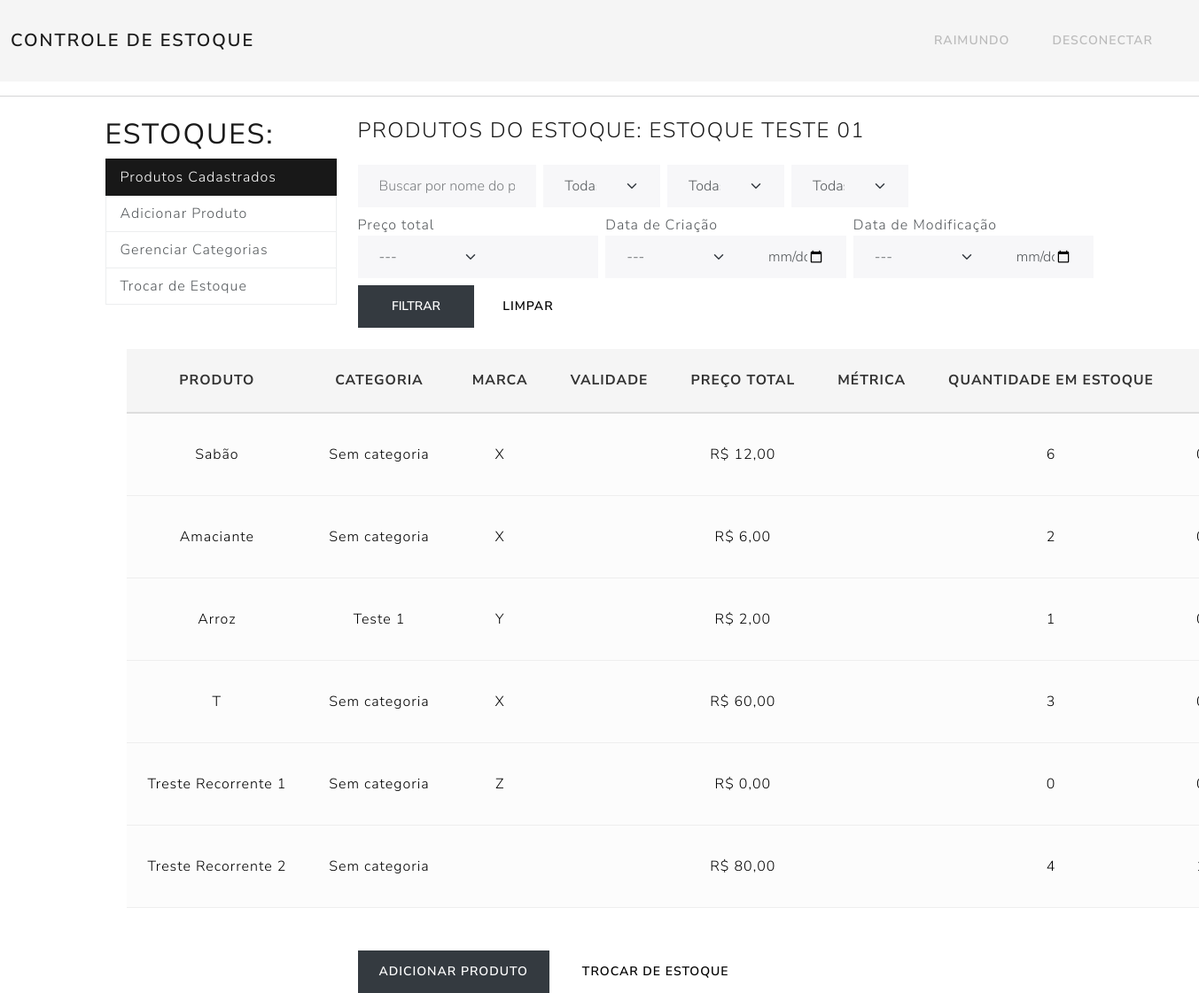
Page /estoque/2/dashboard/ (signed in) on the committed database.
### App/models.py (models this page shows, shortened)
class Estoque(models.Model):
    nome = models.CharField(max_length=100)
    usuarios = models.ManyToManyField(User, related_name='estoques')

class Produto(models.Model):
    nome = models.CharField(max_length=100)
    categoria = models.ForeignKey(Categoria, on_delete=models.SET_NULL, null=True, blank=True)
    marca = models.CharField(max_length=100, blank=True)
    dataValidade = models.DateField(null=True, blank=True)
    preco = models.DecimalField(max_digits=8, decimal_places=2)
    metrica = models.ForeignKey(Metrica, on_delete=models.PROTECT, related_name='produtos')
    estoque = models.ForeignKey(Estoque, on_delete=models.CASCADE, related_name='produtos')
    unidades = models.PositiveIntegerField(default=0)
    dataCadastro = models.DateTimeField(auto_now_add=True)
    dataModificacao = models.DateTimeField(auto_now=True)

class Categoria(models.Model):
    nome = models.CharField(max_length=100)
    estoque = models.ForeignKey(Estoque, on_delete=models.CASCADE, related_name='categorias')

### App/views.py (the view, shortened to what this page needs)
# urls.py: path('estoque/<int:estoque_id>/dashboard/', views.estoque_dashboard, name='estoque_dashboard'),
@login_required
def estoque_dashboard(request, estoque_id):
    estoque = get_object_or_404(Estoque, id=estoque_id, usuarios=request.user)
    produtos = estoque.produtos.select_related('categoria').all()
    compras_recorrentes = CompraRecorrente.objects.filter(produto__estoque=estoque)
    avisos_recorrentes = []
    aba = request.GET.get('aba')  # <- CAPTURA ABA
    if not aba:
        aba = 'produtos'
    categorias = estoque.categorias.all()
    categoria_form = None
    metricas = Metrica.objects.all().order_by('-fixa', 'nome')
    form_produto = ProdutoForm(estoque=estoque)
    q = request.GET.get('q', '').strip()
    categoria_id = request.GET.get('categoria', '')
    marca = request.GET.get('marca', '').strip()
    metrica_id = request.GET.get('metrica', '').strip()
    created_op = request.GET.get('created_op')
    created_val = request.GET.get('created_val')
    updated_op = request.GET.get('updated_op')
    updated_val = request.GET.get('updated_val')
    preco_total_op = request.GET.get('preco_total_op')
    preco_total_val = request.GET.get('preco_total_val')
    marcas = produtos.exclude(marca='').values_list('marca', flat=True).distinct().order_by('marca')
    if q:
        produtos = produtos.filter(nome__icontains=q)
    if categoria_id:
        produtos = produtos.filter(categoria__id=categoria_id)
    if marca:
        produtos = produtos.filter(marca=marca)
    if metrica_id:
        produtos = produtos.filter(metrica__id=metrica_id)
    produtos_info = []
    for produto in produtos:
        entradas = Movimentacao.objects.filter(produto=produto, tipo=Movimentacao.ENTRADA).aggregate(total=models.Sum('quantidade'))['total'] or 0
        saidas = Movimentacao.objects.filter(produto=produto, tipo=Movimentacao.SAIDA).aggregate(total=models.Sum('quantidade'))['total'] or 0
        saldo = entradas - saidas
        preco_total = produto.preco * saldo
        produtos_info.append({
            'produto': produto,
            'saldo': saldo,
            'preco_total': preco_total,
        })
    for compra in compras_recorrentes:
        atrasada, dias_atraso = compra.esta_atrasada()
    context = {
        'estoque': estoque,
        'aba': aba,
        'produtos_info': produtos_info,
        'marcas': marcas,
        'avisos_recorrentes': avisos_recorrentes,
        'categorias': categorias,
        'form': form_produto,  # Para {% include "App/produto_criar_include.html" %}
        'categoria_form': categoria_form,
        'metricas': metricas,
    }
    return render(request, 'App/estoque_dashboard.html', context)

### App/models.py (called while the page is built)
    def proxima_data(self):
        base = self.ultima_compra or self.data_inicio
        if self.intervalo_tipo == 'dias':
            return base + timedelta(days=self.intervalo_valor)
        elif self.intervalo_tipo == 'meses':
            return base + relativedelta(months=self.intervalo_valor)
        elif self.intervalo_tipo == 'anos':
            return base + relativedelta(years=self.intervalo_valor)
        return base

    def esta_atrasada(self):
        if self.ignorar_ate_logout:
            return False, 0
        hoje = date.today()
        proxima = self.proxima_data()
        if hoje > proxima:
            return True, (hoje - proxima).days
        return False, 0

### App/templates/App/estoque_dashboard.html (shortened to what this page needs)
{% extends 'App/base.html' %}
{% block conteudo %}
<div class="container mt-4">
    <div class="row">
        <div class="col-md-3">
            <h2 style="letter-spacing:2px; font-weight: 400; font-size:2rem;">ESTOQUES:</h2>
            <div class="list-group">
                <a href="{% url 'estoque_dashboard' estoque.id %}?aba=produtos" class="list-group-item list-group-item-action {% if not aba or aba == 'produtos' %}active{% endif %}" style="{% if not aba or aba == 'produtos' %}background:#181818; border-color:#181818; color:white;{% endif %}">Produtos Cadastrados</a>
                <a href="{% url 'estoque_dashboard' estoque.id %}?aba=criar_produto" class="list-group-item list-group-item-action " style="">Adicionar Produto</a>
                <a href="{% url 'estoque_dashboard' estoque.id %}?aba=categorias" class="list-group-item list-group-item-action " style="">Gerenciar Categorias</a>
                <a href="{% url 'selecionar_estoque' %}" class="list-group-item list-group-item-action">Trocar de Estoque</a>
            </div>
        </div>
        <div class="col-md-9">
            {% if aba == 'categorias' %}
                {% include "App/categorias_gerenciar.html" %}
            {% elif aba == 'criar_produto' %}
                {% include "App/produto_criar_include.html" %}
            {% elif aba == 'produtos' or not aba or aba == 'dashboard' %}
                {% include "App/produtos_listar.html" %}
            {% endif %}
        </div>
    </div>
</div>
{% endblock %}

### App/templates/App/barra_navegacao.html (shortened to what this page needs)
<nav class="navbar navbar-expand-lg" style="background:#f5f5f5;">
    <div class="container-fluid">
        <a class="navbar-brand" href="{% url 'selecionar_estoque' %}" style="font-weight: 600; letter-spacing: 2px;">
            {% if estoque_atual %}
                CONTROLE DE ESTOQUE - {{ estoque_atual.nome|upper }}
            {% else %}
                CONTROLE DE ESTOQUE
            {% endif %}
        </a>
        <div class="collapse navbar-collapse justify-content-end" id="navbarNav">
            <ul class="navbar-nav">
                {% if user.is_authenticated %}
                    <li class="nav-item">
                        <a class="nav-link" href="{% url 'usuario_configuracao' %}" style="text-transform: uppercase; color: #bbb;">{{ user.username }}</a>
                    </li>
                    <li class="nav-item">
                        <a class="nav-link" href="{% url 'logout' %}" style="color: #bbb;">DESCONECTAR</a>
                    </li>
                {% endif %}
            </ul>
        </div>
    </div>
</nav>

### App/templates/App/produtos_listar.html (shortened to what this page needs)
{% load crispy_forms_tags %}
{% load static %}
<link rel="stylesheet" href="{% static 'App/dashboard_produtos.css' %}">
<h3 class="mb-4" style="letter-spacing:1.5px; font-weight:300;">PRODUTOS DO ESTOQUE: {{ estoque.nome|upper }}</h3>
<form method="get" class="mb-4">
    <div class="row g-2">
        <div class="col-md-3">
            <input type="text" name="q" placeholder="Buscar por nome do produto..." value="{{ request.GET.q }}" class="form-control">
        </div>
        <div class="col-md-2">
            <select name="categoria" class="form-select">
                <option value="">Todas as categorias</option>
            </select>
        </div>
        <div class="col-md-2">
            <select name="marca" class="form-select">
                <option value="">Todas as marcas</option>
            </select>
        </div>
        <div class="col-md-2">
            <select name="metrica" class="form-select">
                <option value="">Todas as métricas</option>
            </select>
        </div>
        <div class="col-md-4">
            <label>Preço total</label>
            <div class="input-group">
                <select class="form-select" name="preco_total_op">
                    <option value="">---</option>
                </select>
                <input type="number" step="0.01" class="form-control" name="preco_total_val" value="{{ request.GET.preco_total_val }}">
            </div>
        </div>
        <div class="col-md-4">
            <label>Data de Criação</label>
            <div class="input-group">
                <select class="form-select" name="created_op">
                    <option value="">---</option>
                </select>
                <input type="date" class="form-control" name="created_val" value="{{ request.GET.created_val }}">
            </div>
        </div>
        <div class="col-md-4">
            <label>Data de Modificação</label>
            <div class="input-group">
                <select class="form-select" name="updated_op">
                    <option value="">---</option>
                </select>
                <input type="date" class="form-control" name="updated_val" value="{{ request.GET.updated_val }}">
            </div>
        </div>
        <div class="col-md-2">
            <button type="submit" class="btn btn-dark w-100">Filtrar</button>
        </div>
        <div class="col-md-1">
            <a href="{% url 'estoque_dashboard' estoque.id %}?aba=produtos" class="btn btn-secondary w-100">Limpar</a>
        </div>
    </div>
</form>
<div class="produtos-table-wrapper">
  <table class="table produtos-table">
    <thead>
        <tr>
            <th>PRODUTO</th>
            <th>CATEGORIA</th>
            <th>MARCA</th>
            <th>VALIDADE</th>
            <th>PREÇO TOTAL</th>
            <th>MÉTRICA</th>
            <th>QUANTIDADE EM ESTOQUE</th>
            <th>CRIADO EM</th>
        </tr>
    </thead>
    <tbody>
        {% for item in produtos_info %}
            <tr>
                <td>{{ item.produto.nome }}</td>
                <td>
                    {% if item.produto.categoria %}
                        {{ item.produto.categoria.nome }}
                    {% else %}
                        Sem categoria
                    {% endif %}
                </td>
                <td>{{ item.produto.marca }}</td>
                <td>{{ item.produto.validade|date:"d/m/Y" }}</td>
                <td>R$ {{ item.preco_total|floatformat:2 }}</td>
                <td>{{ item.produto.get_metrica_display }}</td>
                <td>{{ item.saldo }}</td>
                <td>{{ item.produto.dataCadastro|date:"d/m/Y H:i" }}</td>
            </tr>
        {% empty %}
            <tr>
                <td colspan="10">Nenhum produto cadastrado neste estoque.</td>
            </tr>
        {% endfor %}
    </tbody>
  </table>
</div>
<a href="{% url 'estoque_dashboard' estoque.id %}?aba=criar_produto" class="btn btn-dark">Adicionar Produto</a>
<a href="{% url 'selecionar_estoque' %}" class="btn btn-secondary ms-2">Trocar de Estoque</a>

### App/templates/App/dashboard_produtos.css (style rules this page uses)
.col-md-9 { min-width: 0; flex: 1 1 0; max-width: 100%; overflow-x: visible !important; }
.produtos-table-wrapper { width: 100vw; max-width: 100vw; margin-left: calc(-1 * (100vw - 100%) / 2); overflow-x: auto; margin-bottom: 2rem; }
.table.produtos-table { width: 100%; min-width: 1100px; font-size: 1rem; background: #fff; }
.table.produtos-table th, .table.produtos-table td { white-space: nowrap; vertical-align: middle; text-align: center; }
.table.produtos-table th { text-transform: uppercase; letter-spacing: 1px; font-size: 0.98em; color: #333; background: #f5f5f5; border-bottom: 2px solid #ddd; }
.table.produtos-table tr { border-bottom: 1px solid #eee; }
.table.produtos-table td { background: #fcfcfc; border-top: none; }

### rows in the picture
Estoque: nome "ESTOQUE TESTE 01"
Produto: produto.nome "Sabão", shows "Sem categoria", produto.marca "X", preco_total "12,00", saldo "6"
Produto: produto.nome "Amaciante", shows "Sem categoria", produto.marca "X", preco_total "6,00", saldo "2"
Produto: produto.nome "Arroz", produto.categoria.nome "Teste 1", produto.marca "Y", preco_total "2,00", saldo "1"
Produto: produto.nome "T", shows "Sem categoria", produto.marca "X", preco_total "60,00", saldo "3"
Produto: produto.nome "Treste Recorrente 1", shows "Sem categoria", produto.marca "Z", preco_total "0,00", saldo "0"
Produto: produto.nome "Treste Recorrente 2", shows "Sem categoria", preco_total "80,00", saldo "4"

### other values in the picture
{{ user.username }} "RAIMUNDO"
